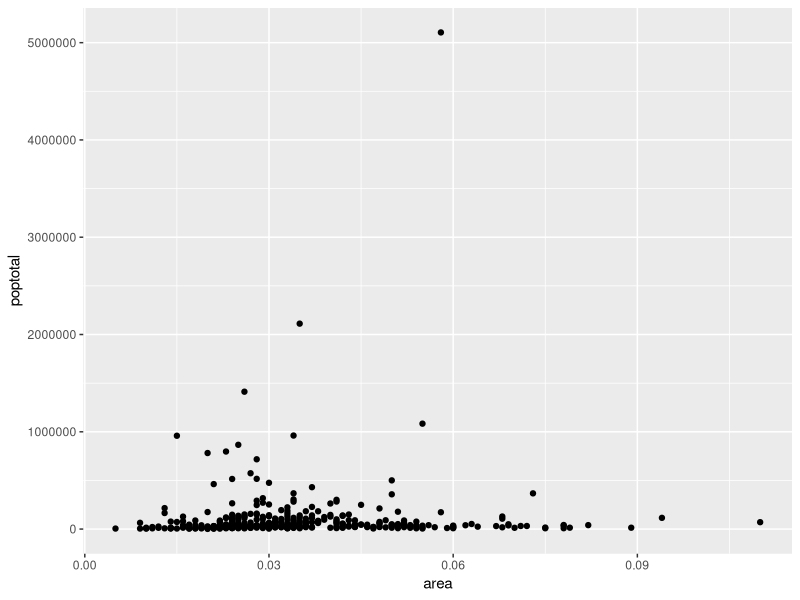
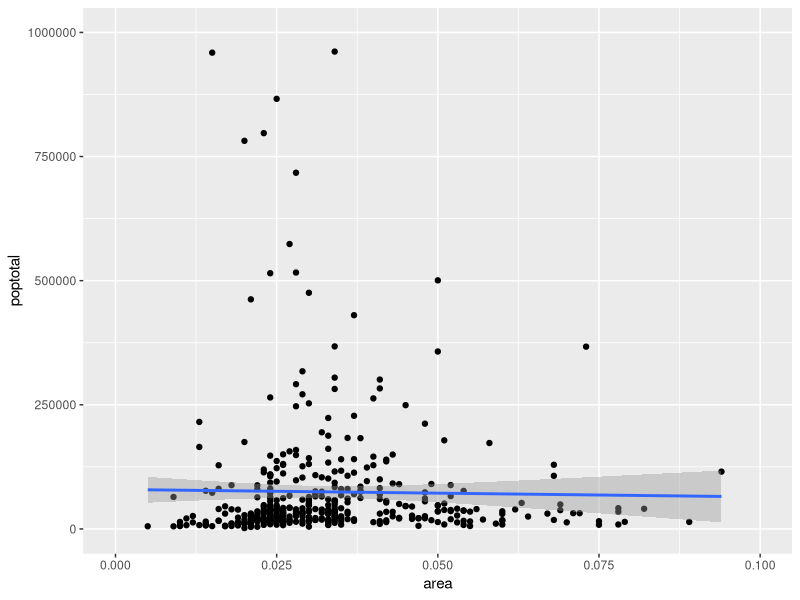
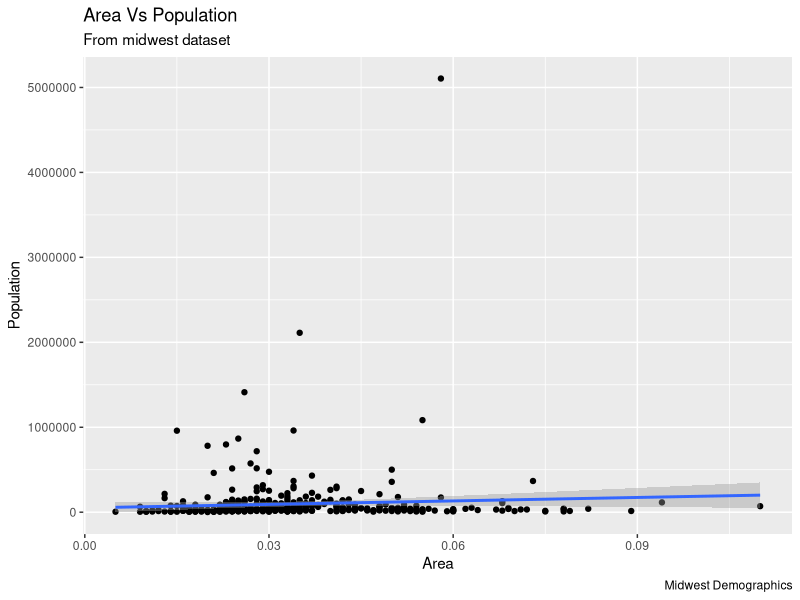
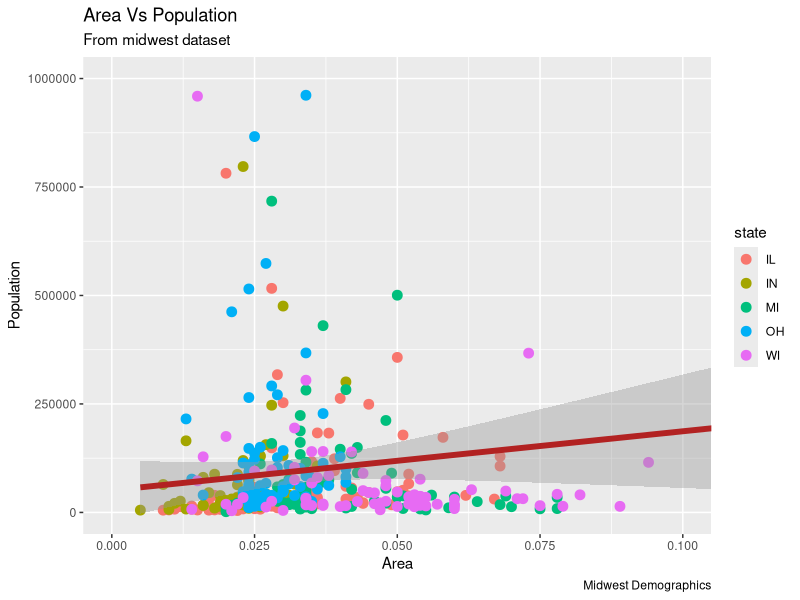

The R script that drew these images, in order:
options(scipen=999)  # turn off scientific notation like 1e+06
library(ggplot2)
data("midwest", package = "ggplot2")  # load the data
# midwest <- read.csv("http://goo.gl/G1K41K") # alt source 

# Init Ggplot
#ggplot(midwest, aes(x=area, y=poptotal))  # area and poptotal are columns in 'midwest
ggplot(midwest, aes(x=area, y=poptotal)) + geom_point()

g <- ggplot(midwest, aes(x=area, y=poptotal)) + geom_point() + geom_smooth(method="lm")  # set se=FALSE to turnoff confidence bands
g + xlim(c(0, 0.1)) + ylim(c(0, 1000000))   # deletes points
g <-g+ labs(title="Area Vs Population", subtitle="From midwest dataset", y="Population", x="Area", caption="Midwest Demographics")
plot(g)

gg <- ggplot(midwest, aes(x=area, y=poptotal)) + 
  geom_point(aes(col=state), size=3) +  # Set color to vary based on state categories.
  geom_smooth(method="lm", col="firebrick", size=2) + 
  coord_cartesian(xlim=c(0, 0.1), ylim=c(0, 1000000)) + 
  labs(title="Area Vs Population", subtitle="From midwest dataset", y="Population", x="Area", caption="Midwest Demographics")
plot(gg)